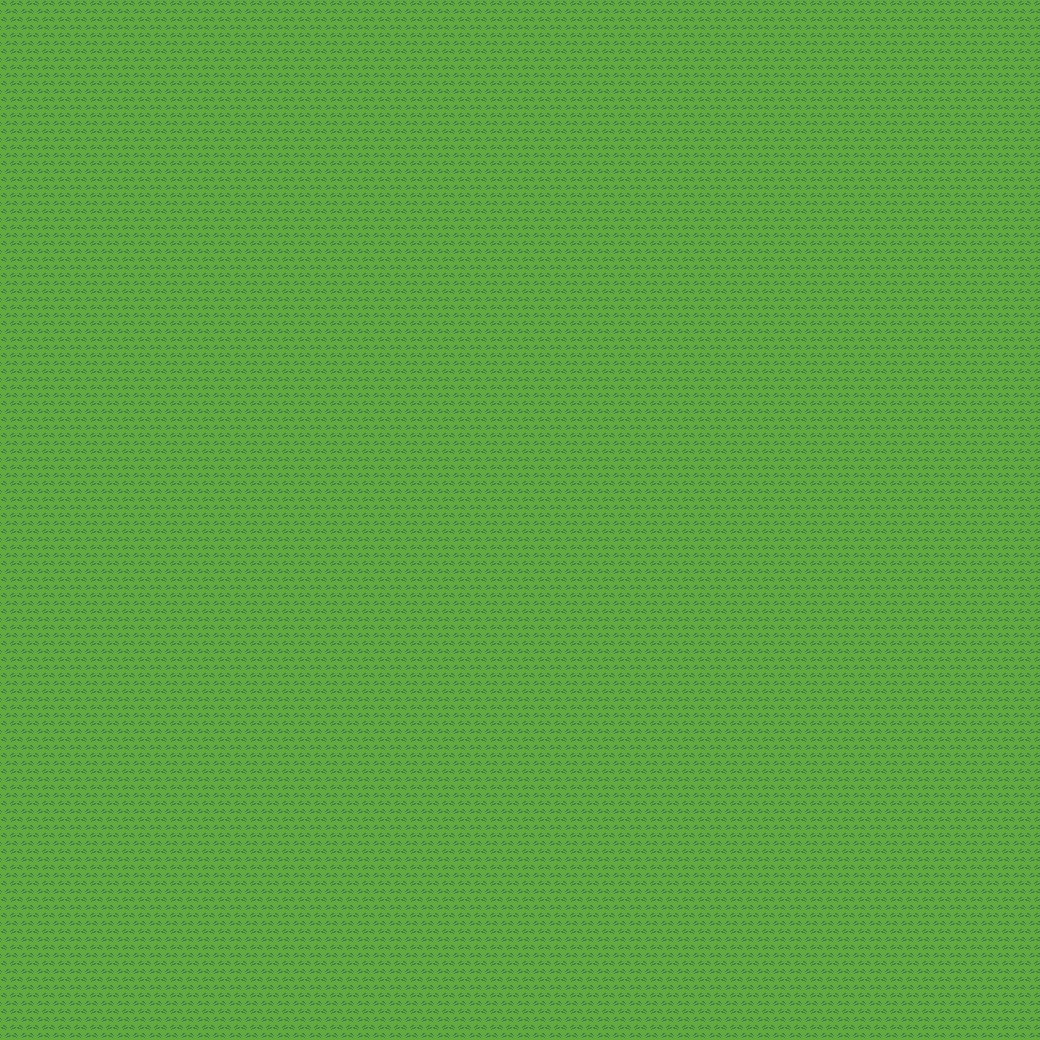

A level layout from a 2D game, rendered from its tile map. Below: a short description, then the map file with tile-grid data replaced by summaries:
An orthogonal 65x65 tile map with 16x16 px tiles, 1 tile layer (BGLayer).

<map version="1.10" tiledversion="1.10.2" orientation="orthogonal" renderorder="right-down" width="65" height="65" tilewidth="16" tileheight="16" infinite="0" nextlayerid="2" nextobjectid="1">
 <tileset firstgid="1" name="GRASS+" tilewidth="16" tileheight="16" tilecount="350" columns="25">
  <image source="GRASS+.png" width="400" height="224" />
 </tileset>
 <layer id="1" name="BGLayer" width="65" height="65">
  <data>[4225 cells, 4225 non-empty, 1 distinct tile ids]</data>
 </layer>
</map>
